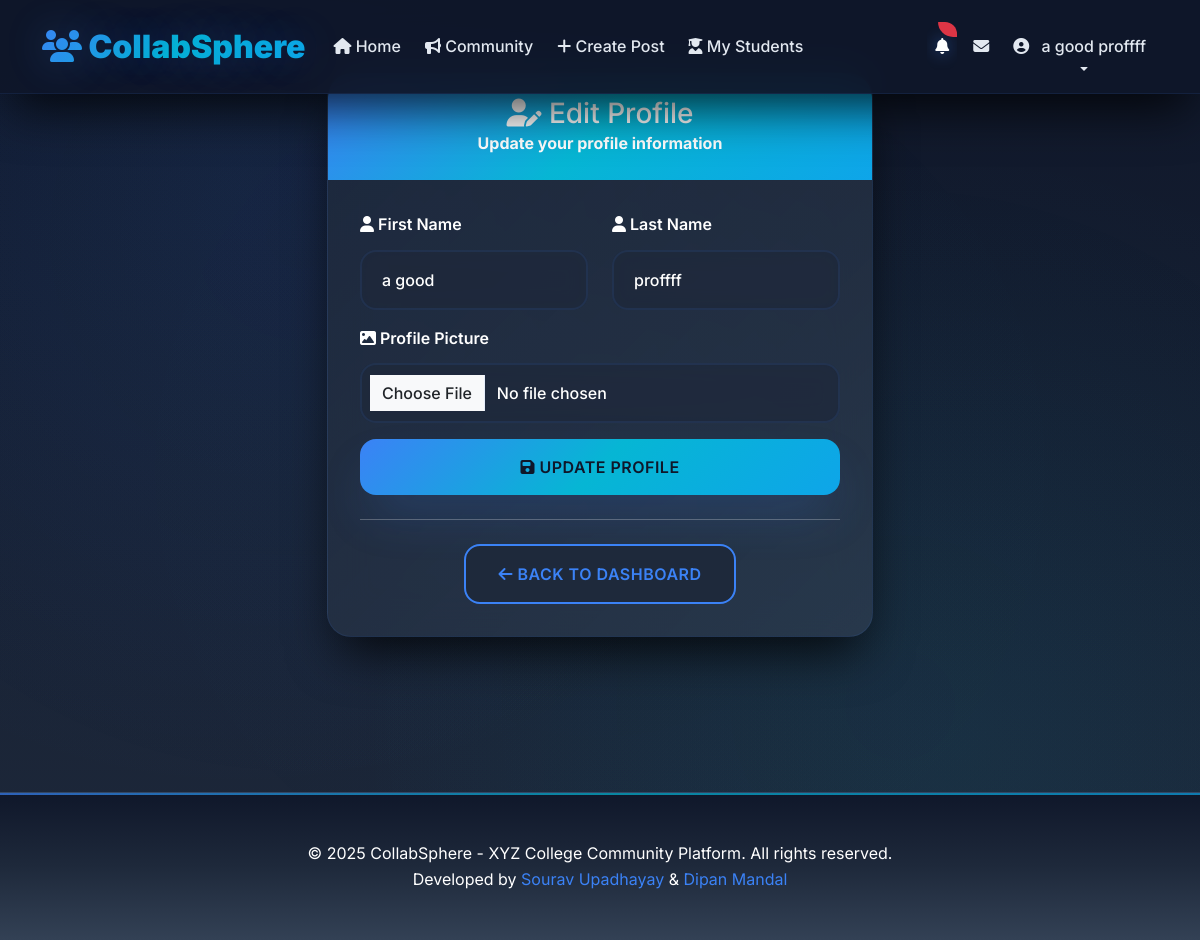
The app's page /accounts/profile-edit/ (signed in) with its own data.
### accounts/models.py (models this page shows, shortened)
class CustomUser(AbstractUser):
    ROLE_CHOICES = [
        ('student', 'Current Student'),
        ('alumni', 'Alumni'),
        ('professor', 'Professor'),
    ]
    username = models.CharField(max_length=150, blank=True, null=True, unique=True)
    email = models.EmailField(unique=True)
    passout_batch = models.CharField(max_length=10, blank=True, null=True, help_text="Graduation year (e.g., 2024)")
    role = models.CharField(max_length=20, choices=ROLE_CHOICES, default='student')
    profile_pic = models.ImageField(upload_to='profile_pics/', blank=True, null=True)
    USERNAME_FIELD = 'email'
    REQUIRED_FIELDS = ['username', 'role']  # username required for superuser
    objects = CustomUserManager()
    def get_full_name(self):
        if self.first_name and self.last_name:
            return f"{self.first_name} {self.last_name}"
        return self.email

### accounts/views.py (the view)
# urls.py: path('profile-edit/', views.profile_edit, name='profile_edit'),
@login_required
def profile_edit(request):
    if request.method == 'POST':
        form = ProfileEditForm(request.POST, request.FILES, instance=request.user)
        if form.is_valid():
            form.save()
            messages.success(request, 'Profile updated successfully!')
            return redirect('accounts:dashboard')
        else:
            messages.error(request, 'Please correct the errors below.')
    else:
        form = ProfileEditForm(instance=request.user)
    context = {
        'form': form,
        'user': request.user,
        'role_display': dict(CustomUser.ROLE_CHOICES)[request.user.role],
    }
    return render(request, 'accounts/profile_edit.html', context)

### accounts/forms.py (shortened to what this page needs)
class ProfileEditForm(forms.ModelForm):
    first_name = forms.CharField(
        max_length=30,
        widget=forms.TextInput(attrs={'class': 'form-control', 'placeholder': 'First name'})
    )
    last_name = forms.CharField(
        max_length=30,
        widget=forms.TextInput(attrs={'class': 'form-control', 'placeholder': 'Last name'})
    )
    profile_pic = forms.ImageField(
        required=False,
        widget=forms.FileInput(attrs={'class': 'form-control'})
    )
    passout_batch = forms.CharField(
        max_length=10,
        required=False,
        widget=forms.TextInput(attrs={
            'class': 'form-control',
            'placeholder': 'Graduation year (e.g., 2024)',
            'id': 'passout-batch-field'
        })
    )
    class Meta:
        model = CustomUser
        fields = ('first_name', 'last_name', 'profile_pic', 'passout_batch')

### templates/accounts/profile_edit.html (shortened to what this page needs)
{% extends 'base.html' %}
{% block content %}
<div class="row justify-content-center">
    <div class="col-md-8 col-lg-6">
        <div class="card">
            <div class="card-header text-center">
                <h3 class="mb-0">
                    <i class="fas fa-user-edit"></i> Edit Profile
                </h3>
                <p class="mb-0">Update your profile information</p>
            </div>
            <div class="card-body">
                <form method="post" enctype="multipart/form-data">
                    <div class="row">
                        <div class="col-md-6 mb-3">
                            <label for="{{ form.first_name.id_for_label }}" class="form-label">
                                <i class="fas fa-user"></i> First Name
                            </label>
                            {{ form.first_name }}
                        </div>
                        <div class="col-md-6 mb-3">
                            <label for="{{ form.last_name.id_for_label }}" class="form-label">
                                <i class="fas fa-user"></i> Last Name
                            </label>
                            {{ form.last_name }}
                        </div>
                    </div>
                    <div class="mb-3">
                        <label for="{{ form.profile_pic.id_for_label }}" class="form-label">
                            <i class="fas fa-image"></i> Profile Picture
                        </label>
                        {{ form.profile_pic }}
                    </div>
                    <div class="d-grid">
                        <button type="submit" class="btn btn-primary">
                            <i class="fas fa-save"></i> Update Profile
                        </button>
                    </div>
                </form>
                <hr class="my-4">
                <div class="text-center">
                    <a href="{% url 'accounts:dashboard' %}" class="btn btn-secondary">
                        <i class="fas fa-arrow-left"></i> Back to Dashboard
                    </a>
                </div>
            </div>
        </div>
    </div>
</div>
{% endblock %}

### templates/base.html (shortened to what this page needs)
<!DOCTYPE html>
<html lang="en">
<head>
    <link href="https://cdn.jsdelivr.net/npm/bootstrap@5.3.0/dist/css/bootstrap.min.css" rel="stylesheet">
    <link rel="stylesheet" href="https://cdnjs.cloudflare.com/ajax/libs/font-awesome/6.4.2/css/all.min.css">
</head>
<body>
    <nav class="navbar navbar-expand-lg fixed-top">
        <div class="container">
            <a class="navbar-brand" href="{% url 'home' %}">
                <i class="fas fa-users"></i> CollabSphere
            </a>
            <div class="collapse navbar-collapse" id="navbarNav">
                <ul class="navbar-nav me-auto">
                    <li class="nav-item">
                        <a class="nav-link" href="{% url 'home' %}">
                            <i class="fas fa-home"></i> Home
                        </a>
                    </li>
                    <li class="nav-item">
                        <a class="nav-link" href="{% url 'community:post_list' %}">
                            <i class="fas fa-bullhorn"></i> Community
                        </a>
                    </li>
                    <li class="nav-item">
                        <a class="nav-link" href="{% url 'community:post_create' %}">
                            <i class="fas fa-plus"></i> Create Post
                        </a>
                    </li>
                    {% if user.is_authenticated %}
                        {% if user.role == 'student' %}
                            <li class="nav-item">
                                <a class="nav-link" href="{% url 'community:my_mentor' %}">
                                    <i class="fas fa-chalkboard-teacher"></i> My Mentor
                                </a>
                            </li>
                        {% elif user.role == 'professor' %}
                            <li class="nav-item">
                                <a class="nav-link" href="{% url 'community:my_students' %}">
                                    <i class="fas fa-user-graduate"></i> My Students
                                </a>
                            </li>
                        {% endif %}
                    {% endif %}
                </ul>
                <ul class="navbar-nav">
                    {% if user.is_authenticated %}
                        <li class="nav-item dropdown">
                            <a class="nav-link position-relative" href="#" id="notificationDropdown" role="button" data-bs-toggle="dropdown">
                                <i class="fas fa-bell"></i>
                                <span class="position-absolute top-0 start-100 translate-middle badge rounded-pill bg-danger" id="notification-badge" style="display: none;">
                                </span>
                            </a>
                        </li>
                        <li class="nav-item">
                            <a class="nav-link position-relative" href="{% url 'community:inbox' %}">
                                <i class="fas fa-envelope"></i>
                            </a>
                        </li>
                        <li class="nav-item dropdown">
                            <a class="nav-link dropdown-toggle" href="#" id="navbarDropdown" role="button" data-bs-toggle="dropdown">
                                {% if user.profile_pic %}
                                    <img src="{{ user.profile_pic.url }}" alt="Profile" class="profile-pic me-2" style="width: 32px; height: 32px;">
                                {% else %}
                                    <i class="fas fa-user-circle me-2"></i>
                                {% endif %}
                                {{ user.get_full_name|default:user.email }}
                            </a>
                        </li>
                    {% endif %}
                </ul>
            </div>
        </div>
    </nav>
    <main class="main-content mt-5 pt-4">
        <div class="container">
            {% block content %}{% endblock %}
        </div>
    </main>
    <footer class="footer">
        <div class="container">
            <p class="mb-0">&copy; 2025 CollabSphere - XYZ College Community Platform. All rights reserved.</p>
            <p class="mb-0">Developed by <a href="https://github.com/SouravUpadhyay7" target="_blank" style="color: var(--electric-blue); text-decoration: none;">Sourav Upadhayay</a> & <a href="https://github.com/Dip607" target="_blank" style="color: var(--electric-blue); text-decoration: none;">Dipan Mandal</a></p>
        </div>
    </footer>
</body>
</html>

### records on screen
CustomUser: get_full_name "a good proffff", first_name "a good", last_name "proffff"
